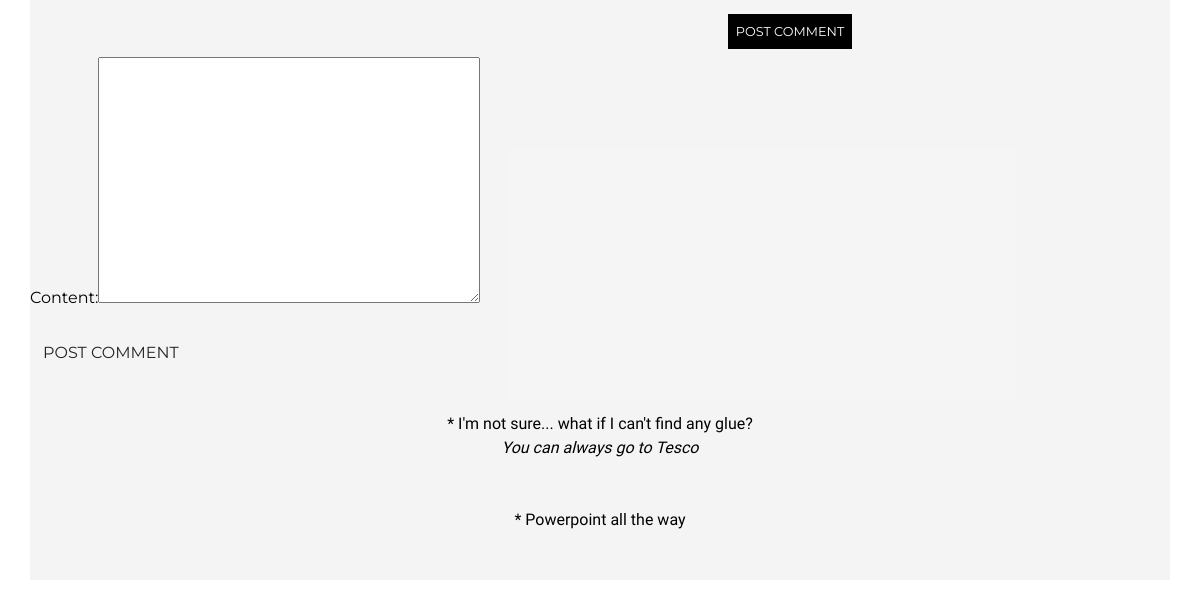
Before: /blog/1 (lower part) with the older database file.
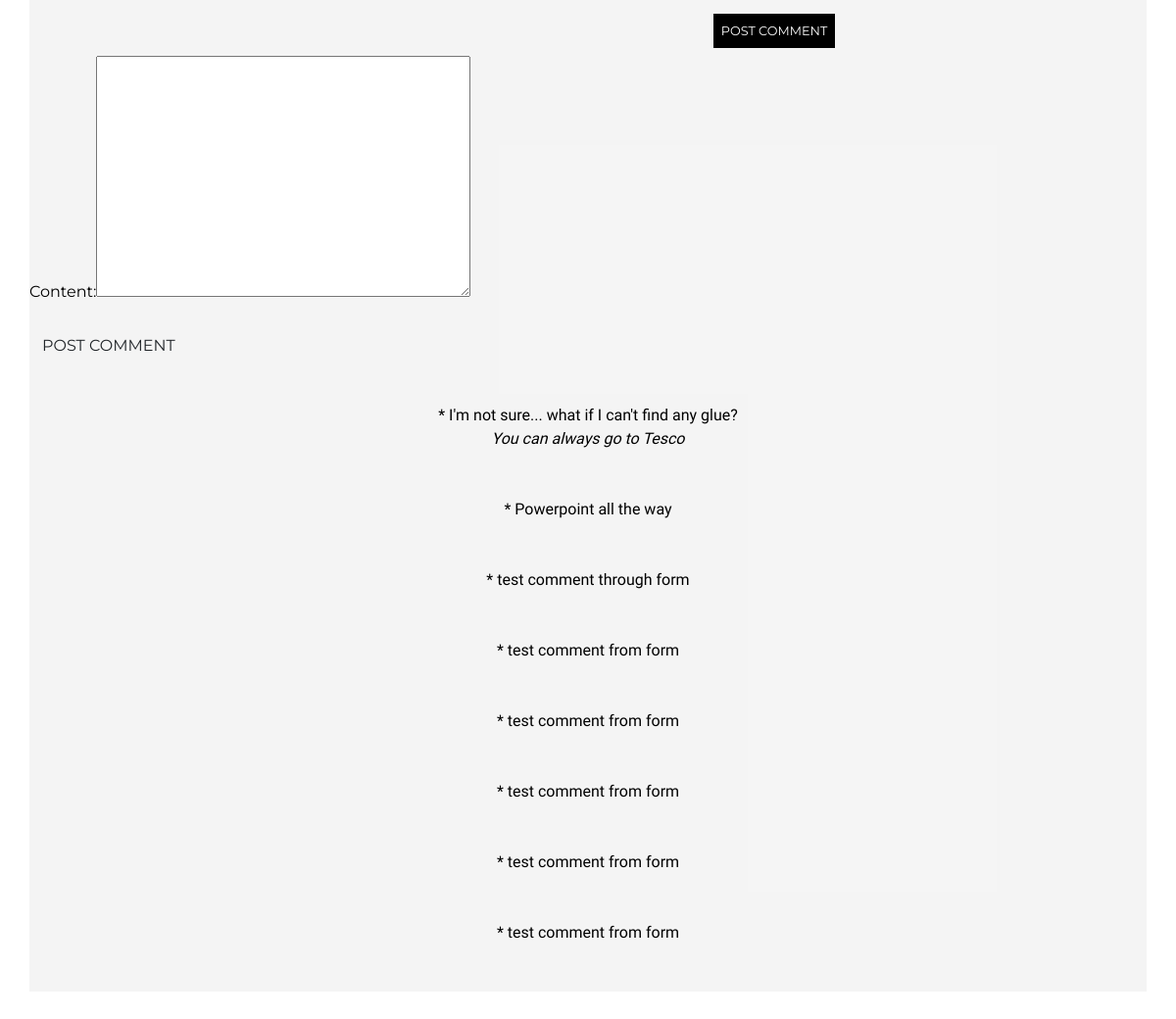
After: the same page with the newer database file.
### blog/models.py (models this page shows)
class Comment(models.Model):
    blog = models.ForeignKey('Blog', on_delete=models.CASCADE, related_name='comments')
    date = models.DateField(default=timezone.now)
    content = models.TextField() # don't want this to blank ever
    reply = models.TextField(blank=True)

### blog/views.py (the view, shortened to what this page needs)
# urls.py: path('<pk>', views.blog, name='blog'),
def blog(request, pk):
    blog = Blog.objects.get(pk=pk)
    sections = Section.objects.filter(blog=blog)
    comments = Comment.objects.filter(blog=blog)
    form = CommentForm()
    context = {'blog': blog, 'sections': sections, 'comments': comments, 'form': form}
    return render(request, 'blog/blog.html', context)

### blog/forms.py
class CommentForm(forms.ModelForm):
    class Meta:
        model = Comment
        fields = ['content']

### blog/templates/blog/blog.html (shortened to what this page needs)
{% extends 'base.html' %}
{% load static %}
{% load crispy_forms_tags %}
{% block content%}
<section class="stone row stone pt-5 mb-5">
    <div class="col-12 col-md-5 col-lg-4 offset-lg-1 text-center">
    </div>
    <div class="col-12 col-md-7 col-lg-6 text-center">
        <button class="p-2 m-2">POST COMMENT</button>
    </div>
    <form method="POST">
        <fieldset class="form-group">
                        {{ form }}
        </fieldset>
        <div class="form-group">
            <button class="btn" type="submit">POST COMMENT</button>
        </div>
    </form>
    <div class="col-12 col-lg-10 offset-lg-1 text-center mt-4">
        {% for comment in comments %}
            <p class="mb-5">* {{ comment.content }} <br>
            <span class="italics">{{ comment.reply }}</span></p>
        {% endfor %}
    </div>
</section>
{% endblock %}

Changed rows visible on the page:
added Comment: content "test comment through form"
added Comment: content "test comment from form"
added Comment: content "test comment from form"
added Comment: content "test comment from form"
added Comment: content "test comment from form"
added Comment: content "test comment from form"
